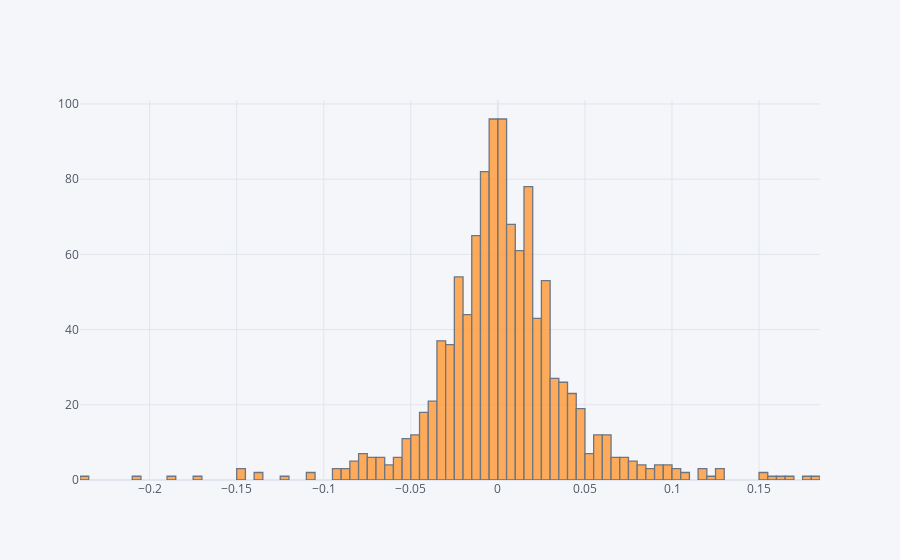

Notebook code cell kept with this figure:
### Code cell
rdts.iplot(kind='histogram',subplots=True)

### Figure 1 — Plotly figure (JSON) as saved in the notebook; plotly's stock layout.template omitted (floating-point values rounded to 4 significant figures; data arrays with more than 128 entries replaced by an {"elided": "..."} marker saying what was removed)
{"data": [{"histfunc": "count", "histnorm": "", "marker": {"color": "rgba(255, 153, 51, 1.0)", "line": {"color": "#4D5663", "width": 1.3}}, "name": "TSLA", "opacity": 0.8, "orientation": "v", "type": "histogram", "x": {"elided": "1105 float values"}, "xaxis": "x", "yaxis": "y"}], "layout": {"barmode": "overlay", "legend": {"bgcolor": "#F5F6F9", "font": {"color": "#4D5663"}}, "paper_bgcolor": "#F5F6F9", "plot_bgcolor": "#F5F6F9", "title": {"font": {"color": "#4D5663"}}, "xaxis": {"anchor": "y", "domain": [0, 1], "gridcolor": "#E1E5ED", "showgrid": true, "tickfont": {"color": "#4D5663"}, "title": {"font": {"color": "#4D5663"}, "text": ""}, "zerolinecolor": "#E1E5ED"}, "yaxis": {"anchor": "x", "domain": [0, 1], "gridcolor": "#E1E5ED", "showgrid": true, "tickfont": {"color": "#4D5663"}, "title": {"font": {"color": "#4D5663"}, "text": ""}, "zerolinecolor": "#E1E5ED"}}}
